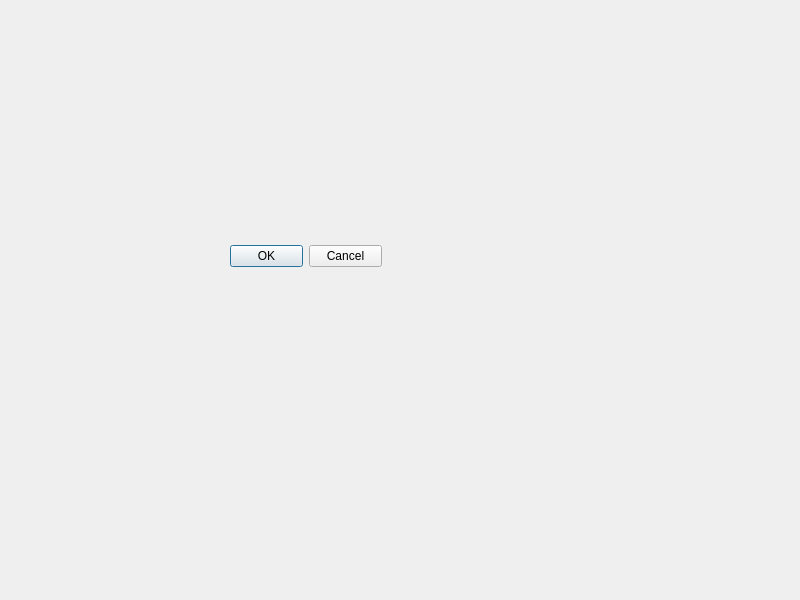
<?xml version="1.0" encoding="UTF-8"?>
<ui version="4.0">
 <class>Widget</class>
 <widget class="QWidget" name="Widget">
  <property name="geometry">
   <rect>
    <x>0</x>
    <y>0</y>
    <width>800</width>
    <height>600</height>
   </rect>
  </property>
  <property name="windowTitle">
   <string>Widget</string>
  </property>
  <widget class="QDialogButtonBox" name="buttonBox">
   <property name="geometry">
    <rect>
     <x>230</x>
     <y>240</y>
     <width>152</width>
     <height>32</height>
    </rect>
   </property>
   <property name="standardButtons">
    <set>QDialogButtonBox::Cancel|QDialogButtonBox::Ok</set>
   </property>
  </widget>
 </widget>
 <resources/>
 <connections/>
</ui>
